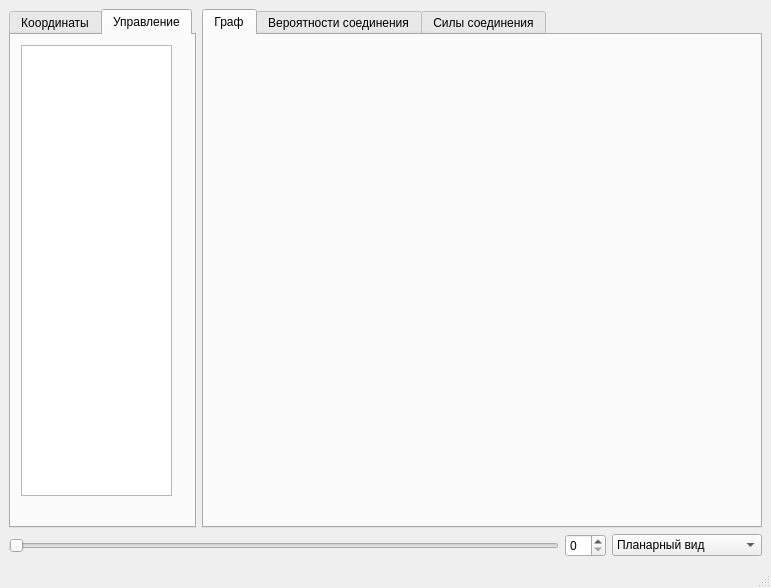
<?xml version="1.0" encoding="UTF-8"?>
<ui version="4.0">
 <class>MainWindow</class>
 <widget class="QMainWindow" name="MainWindow">
  <property name="geometry">
   <rect>
    <x>0</x>
    <y>0</y>
    <width>771</width>
    <height>588</height>
   </rect>
  </property>
  <property name="windowTitle">
   <string>MainWindow</string>
  </property>
  <widget class="QWidget" name="centralwidget">
   <layout class="QGridLayout" name="gridLayout">
    <item row="0" column="0">
     <widget class="QTabWidget" name="tabWidget__left">
      <property name="sizePolicy">
       <sizepolicy hsizetype="Fixed" vsizetype="Expanding">
        <horstretch>0</horstretch>
        <verstretch>0</verstretch>
       </sizepolicy>
      </property>
      <property name="currentIndex">
       <number>1</number>
      </property>
      <widget class="QWidget" name="tab__displayx">
       <attribute name="title">
        <string>Координаты</string>
       </attribute>
       <widget class="QTableWidget" name="tableWidget__displayx">
        <property name="geometry">
         <rect>
          <x>10</x>
          <y>10</y>
          <width>151</width>
          <height>451</height>
         </rect>
        </property>
       </widget>
      </widget>
      <widget class="QWidget" name="tab__displayu">
       <attribute name="title">
        <string>Управление</string>
       </attribute>
       <widget class="QTableWidget" name="tableWidget__displayu">
        <property name="geometry">
         <rect>
          <x>10</x>
          <y>10</y>
          <width>151</width>
          <height>451</height>
         </rect>
        </property>
       </widget>
      </widget>
     </widget>
    </item>
    <item row="0" column="1">
     <widget class="QTabWidget" name="tabWidget__right">
      <property name="currentIndex">
       <number>0</number>
      </property>
      <widget class="QWidget" name="tab__displayGraph">
       <attribute name="title">
        <string>Граф</string>
       </attribute>
       <widget class="MplWidget" name="widget__displayGraph" native="true">
        <property name="geometry">
         <rect>
          <x>10</x>
          <y>10</y>
          <width>541</width>
          <height>451</height>
         </rect>
        </property>
        <property name="sizePolicy">
         <sizepolicy hsizetype="Expanding" vsizetype="Expanding">
          <horstretch>0</horstretch>
          <verstretch>0</verstretch>
         </sizepolicy>
        </property>
       </widget>
      </widget>
      <widget class="QWidget" name="tab__displayConnProb">
       <attribute name="title">
        <string>Вероятности соединения</string>
       </attribute>
       <widget class="QTableWidget" name="tableWidget__displayConnProb">
        <property name="geometry">
         <rect>
          <x>10</x>
          <y>10</y>
          <width>541</width>
          <height>451</height>
         </rect>
        </property>
       </widget>
      </widget>
      <widget class="QWidget" name="tab__displayConnPower">
       <attribute name="title">
        <string>Силы соединения</string>
       </attribute>
       <widget class="QTableWidget" name="tableWidget__displayConnPower">
        <property name="geometry">
         <rect>
          <x>10</x>
          <y>10</y>
          <width>541</width>
          <height>451</height>
         </rect>
        </property>
       </widget>
      </widget>
     </widget>
    </item>
    <item row="1" column="0" colspan="2">
     <layout class="QHBoxLayout" name="horizontalLayout">
      <item>
       <widget class="QSlider" name="horizontalSlider__currentTime">
        <property name="orientation">
         <enum>Qt::Horizontal</enum>
        </property>
       </widget>
      </item>
      <item>
       <widget class="QSpinBox" name="spinBox__currentTime">
        <property name="minimumSize">
         <size>
          <width>30</width>
          <height>0</height>
         </size>
        </property>
       </widget>
      </item>
      <item>
       <widget class="QComboBox" name="comboBox__layoutSelect">
        <item>
         <property name="text">
          <string>Планарный вид</string>
         </property>
        </item>
        <item>
         <property name="text">
          <string>Декартова плоскость</string>
         </property>
        </item>
       </widget>
      </item>
     </layout>
    </item>
   </layout>
  </widget>
  <widget class="QMenuBar" name="menubar">
   <property name="geometry">
    <rect>
     <x>0</x>
     <y>0</y>
     <width>771</width>
     <height>21</height>
    </rect>
   </property>
  </widget>
  <widget class="QStatusBar" name="statusbar"/>
 </widget>
 <customwidgets>
  <customwidget>
   <class>MplWidget</class>
   <extends>QWidget</extends>
   <header>mplwidget.h</header>
   <container>1</container>
  </customwidget>
 </customwidgets>
 <resources/>
 <connections/>
</ui>
